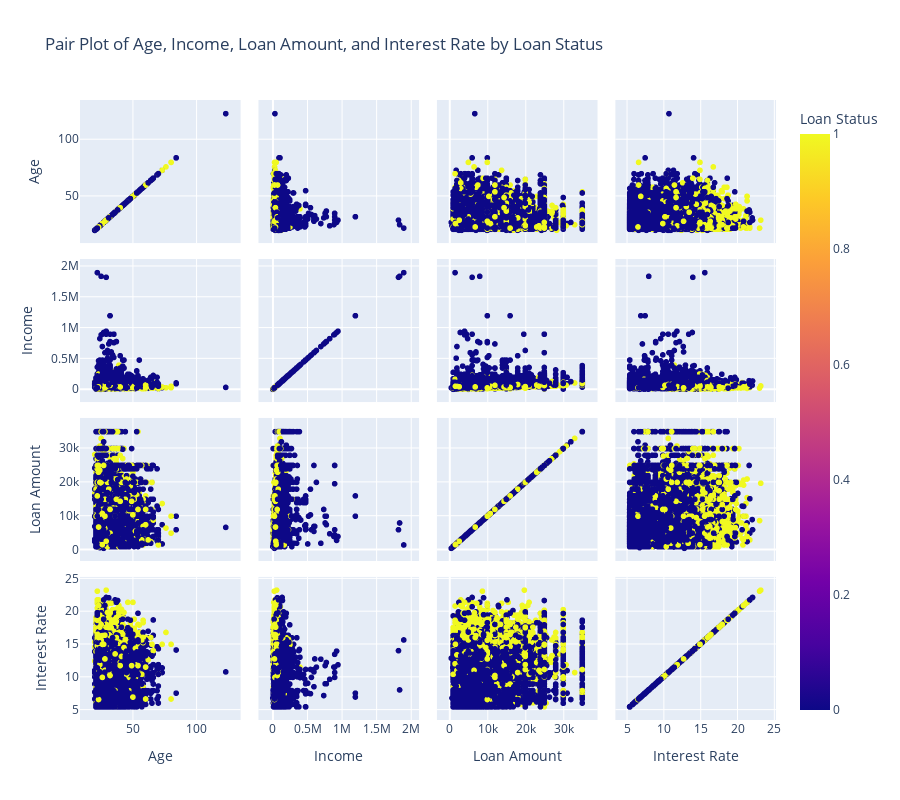

The notebook cell saved with this chart:
### Code cell
import plotly.express as px

fig = px.scatter_matrix(
    df_train,
    dimensions=['person_age', 'person_income', 'loan_amnt', 'loan_int_rate'],
    color='loan_status',
    title='Pair Plot of Age, Income, Loan Amount, and Interest Rate by Loan Status',
    labels={
        'person_age': 'Age',
        'person_income': 'Income',
        'loan_amnt': 'Loan Amount',
        'loan_int_rate': 'Interest Rate',
        'loan_status': 'Loan Status'
    }
)

fig.update_layout(height=800)
fig.show()

### Figure 1 — Plotly figure (JSON) as saved in the notebook; plotly's stock layout.template omitted (floating-point values rounded to 4 significant figures; data arrays with more than 128 entries replaced by an {"elided": "..."} marker saying what was removed)
{"data": [{"dimensions": [{"axis": {"matches": true}, "label": "Age", "values": {"elided": "58645 int values"}}, {"axis": {"matches": true}, "label": "Income", "values": {"elided": "58645 int values"}}, {"axis": {"matches": true}, "label": "Loan Amount", "values": {"elided": "58645 int values"}}, {"axis": {"matches": true}, "label": "Interest Rate", "values": {"elided": "58645 float values"}}], "hovertemplate": "%{xaxis.title.text}=%{x}<br>%{yaxis.title.text}=%{y}<br>Loan Status=%{marker.color}<extra></extra>", "legendgroup": "", "marker": {"color": {"elided": "58645 int values"}, "coloraxis": "coloraxis", "symbol": "circle"}, "name": "", "showlegend": false, "type": "splom"}], "layout": {"coloraxis": {"colorbar": {"title": {"text": "Loan Status"}}, "colorscale": [[0, "#0d0887"], [0.1111, "#46039f"], [0.2222, "#7201a8"], [0.3333, "#9c179e"], [0.4444, "#bd3786"], [0.5556, "#d8576b"], [0.6667, "#ed7953"], [0.7778, "#fb9f3a"], [0.8889, "#fdca26"], [1, "#f0f921"]]}, "dragmode": "select", "height": 800, "legend": {"tracegroupgap": 0}, "title": {"text": "Pair Plot of Age, Income, Loan Amount, and Interest Rate by Loan Status"}}}
